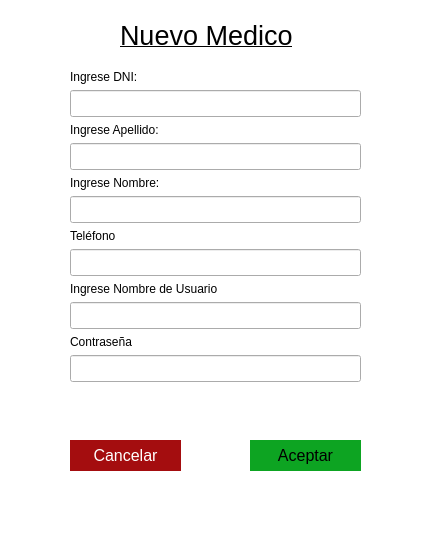
<?xml version="1.0" encoding="UTF-8"?>
<ui version="4.0">
 <class>Ventana_Medico</class>
 <widget class="QWidget" name="Ventana_Medico">
  <property name="windowModality">
   <enum>Qt::NonModal</enum>
  </property>
  <property name="geometry">
   <rect>
    <x>0</x>
    <y>0</y>
    <width>430</width>
    <height>550</height>
   </rect>
  </property>
  <property name="minimumSize">
   <size>
    <width>430</width>
    <height>550</height>
   </size>
  </property>
  <property name="maximumSize">
   <size>
    <width>430</width>
    <height>550</height>
   </size>
  </property>
  <property name="windowTitle">
   <string>Ventana Medico</string>
  </property>
  <property name="styleSheet">
   <string notr="true">QWidget#Ventana_Medico{
background-color: #fff
}

QPushButton#botonAceptar{
background-color: #0DA422;
border: 0;
}

QPushButton#botonCancelar{
background-color: #A40D0F;
color: #fff;
border: 0;
}</string>
  </property>
  <widget class="QPushButton" name="botonAceptar">
   <property name="geometry">
    <rect>
     <x>250</x>
     <y>440</y>
     <width>111</width>
     <height>31</height>
    </rect>
   </property>
   <property name="font">
    <font>
     <pointsize>12</pointsize>
    </font>
   </property>
   <property name="text">
    <string>Aceptar</string>
   </property>
  </widget>
  <widget class="QPushButton" name="botonCancelar">
   <property name="geometry">
    <rect>
     <x>70</x>
     <y>440</y>
     <width>111</width>
     <height>31</height>
    </rect>
   </property>
   <property name="font">
    <font>
     <pointsize>12</pointsize>
    </font>
   </property>
   <property name="text">
    <string>Cancelar</string>
   </property>
  </widget>
  <widget class="QLabel" name="labelNuevoPaciente">
   <property name="geometry">
    <rect>
     <x>120</x>
     <y>20</y>
     <width>191</width>
     <height>31</height>
    </rect>
   </property>
   <property name="font">
    <font>
     <pointsize>20</pointsize>
     <underline>true</underline>
    </font>
   </property>
   <property name="text">
    <string>Nuevo Medico</string>
   </property>
  </widget>
  <widget class="QWidget" name="layoutWidget">
   <property name="geometry">
    <rect>
     <x>70</x>
     <y>70</y>
     <width>291</width>
     <height>341</height>
    </rect>
   </property>
   <layout class="QFormLayout" name="formLayout">
    <item row="0" column="0">
     <widget class="QLabel" name="DNItex">
      <property name="text">
       <string>Ingrese DNI:</string>
      </property>
     </widget>
    </item>
    <item row="1" column="0" colspan="2">
     <widget class="QLineEdit" name="campoDNI">
      <property name="font">
       <font>
        <pointsize>12</pointsize>
        <kerning>true</kerning>
       </font>
      </property>
      <property name="tabletTracking">
       <bool>false</bool>
      </property>
      <property name="inputMask">
       <string/>
      </property>
      <property name="text">
       <string/>
      </property>
      <property name="echoMode">
       <enum>QLineEdit::Normal</enum>
      </property>
      <property name="dragEnabled">
       <bool>false</bool>
      </property>
      <property name="readOnly">
       <bool>false</bool>
      </property>
      <property name="clearButtonEnabled">
       <bool>true</bool>
      </property>
     </widget>
    </item>
    <item row="2" column="0">
     <widget class="QLabel" name="apellidotext">
      <property name="text">
       <string>Ingrese Apellido:</string>
      </property>
     </widget>
    </item>
    <item row="3" column="0" colspan="2">
     <widget class="QLineEdit" name="campoApellido">
      <property name="font">
       <font>
        <pointsize>12</pointsize>
       </font>
      </property>
      <property name="text">
       <string/>
      </property>
      <property name="clearButtonEnabled">
       <bool>true</bool>
      </property>
     </widget>
    </item>
    <item row="4" column="0">
     <widget class="QLabel" name="Nombretext">
      <property name="text">
       <string>Ingrese Nombre:</string>
      </property>
     </widget>
    </item>
    <item row="5" column="0" colspan="2">
     <widget class="QLineEdit" name="campoNombre">
      <property name="font">
       <font>
        <pointsize>12</pointsize>
       </font>
      </property>
      <property name="text">
       <string/>
      </property>
      <property name="clearButtonEnabled">
       <bool>true</bool>
      </property>
     </widget>
    </item>
    <item row="6" column="0">
     <widget class="QLabel" name="Tel">
      <property name="text">
       <string>Teléfono</string>
      </property>
     </widget>
    </item>
    <item row="7" column="0" colspan="2">
     <widget class="QLineEdit" name="campoTelefono">
      <property name="font">
       <font>
        <pointsize>12</pointsize>
       </font>
      </property>
      <property name="text">
       <string/>
      </property>
      <property name="clearButtonEnabled">
       <bool>true</bool>
      </property>
     </widget>
    </item>
    <item row="8" column="0">
     <widget class="QLabel" name="Usertext">
      <property name="text">
       <string>Ingrese Nombre de Usuario</string>
      </property>
     </widget>
    </item>
    <item row="9" column="0" colspan="2">
     <widget class="QLineEdit" name="User">
      <property name="font">
       <font>
        <pointsize>12</pointsize>
       </font>
      </property>
      <property name="text">
       <string/>
      </property>
      <property name="clearButtonEnabled">
       <bool>true</bool>
      </property>
     </widget>
    </item>
    <item row="10" column="0">
     <widget class="QLabel" name="Passwordtext">
      <property name="text">
       <string>Contraseña </string>
      </property>
     </widget>
    </item>
    <item row="11" column="0" colspan="2">
     <widget class="QLineEdit" name="Password">
      <property name="font">
       <font>
        <pointsize>12</pointsize>
       </font>
      </property>
      <property name="text">
       <string/>
      </property>
      <property name="echoMode">
       <enum>QLineEdit::Password</enum>
      </property>
      <property name="clearButtonEnabled">
       <bool>true</bool>
      </property>
     </widget>
    </item>
   </layout>
  </widget>
 </widget>
 <tabstops>
  <tabstop>campoDNI</tabstop>
  <tabstop>campoApellido</tabstop>
  <tabstop>campoNombre</tabstop>
  <tabstop>campoTelefono</tabstop>
  <tabstop>User</tabstop>
  <tabstop>Password</tabstop>
  <tabstop>botonAceptar</tabstop>
  <tabstop>botonCancelar</tabstop>
 </tabstops>
 <resources/>
 <connections/>
</ui>
